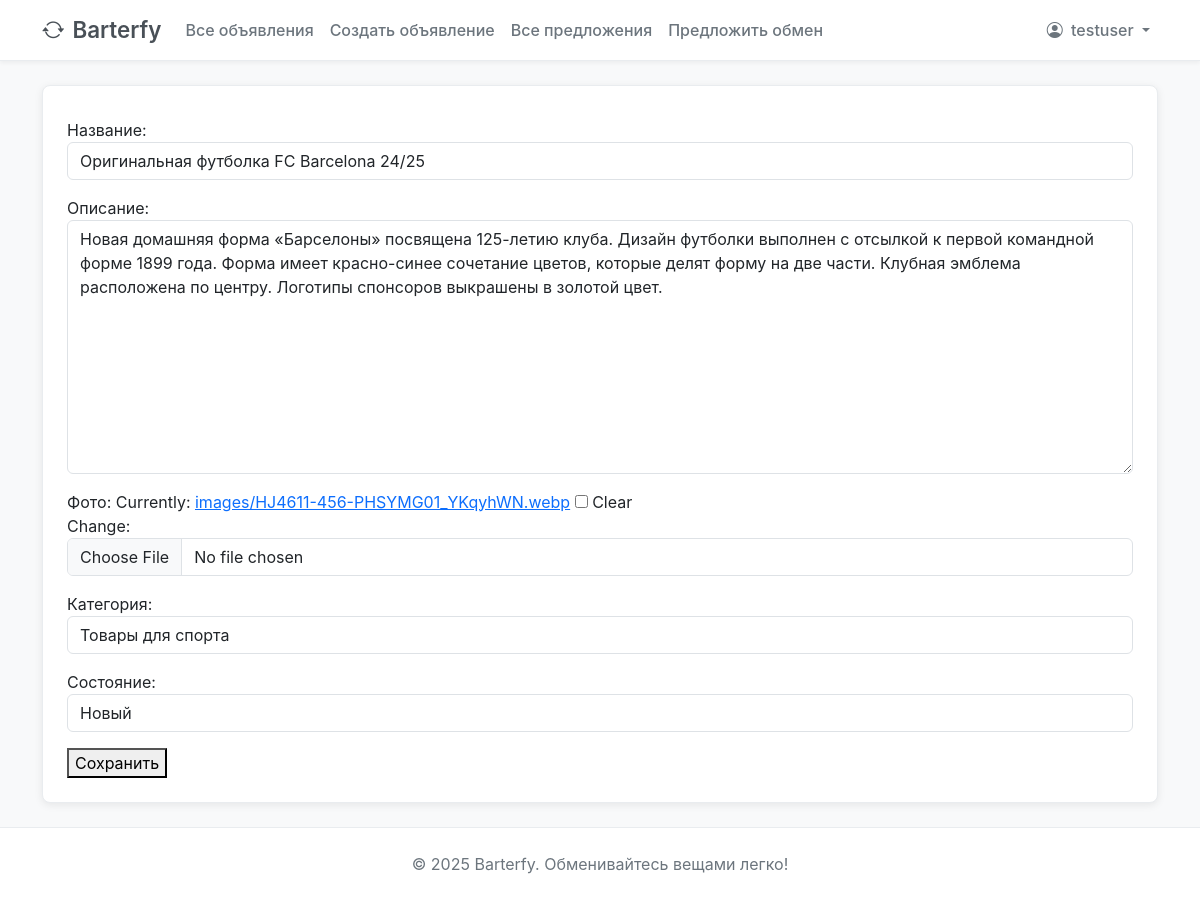
The app's page /ads/10/edit/ (signed in) with its own data.
### ads/models.py (models this page shows, shortened)
class Ad(models.Model):
    CATEGORY_CHOICES = [
        ('toys', 'Игрушки'),
        ('electronics', 'Электроника'),
        ('sports', 'Товары для спорта'),
        ('home', 'Товары для дома'),
        ('books', 'Книги и журналы'),
        ('clothes', 'Одежда'),
        ('other', 'Другое')
    ]
    CONDITION_CHOICES = [
        ('new', 'Новый'),
        ('used', 'Б/у')
    ]
    id = models.AutoField(primary_key=True)
    user = models.ForeignKey(User, on_delete=models.CASCADE,
                             default=None,
                             verbose_name='Пользователь')
    title = models.CharField(max_length=100,
                             verbose_name='Название')
    description = models.TextField(max_length=1000,
                                   verbose_name='Описание')
    image_url = models.ImageField(upload_to="images/",
                                blank=True,
                                null=True,
                                verbose_name='Фото')
    category = models.CharField(max_length=20,
                                choices=CATEGORY_CHOICES,
                                verbose_name='Категория')
    condition = models.CharField(max_length=10,
                                 choices=CONDITION_CHOICES,
                                 verbose_name='Состояние')
    created_at = models.DateTimeField(auto_now_add=True)

### ads/views.py (the view)
# urls.py: path('<int:pk>/edit/', views.edit_ad, name='edit_ad'),
@login_required()
def edit_ad(request, pk):
    ad = get_object_or_404(Ad, pk=pk)
    if ad.user != request.user:
        messages.error(request, 'Вы можете редактировать только свои объявления')
        return redirect('ads_list')
    if request.method == 'POST':
        form = AdForm(request.POST, request.FILES, instance=ad)
        if form.is_valid():
            form.save()
            messages.success(request, 'Объявление успешно обновлено!')
            return redirect('ads_list')
    else:
        form = AdForm(instance=ad)
    return render(request, 'ads/edit_ad.html', {'form': form, 'ad': ad})

### ads/forms.py
class AdForm(ModelForm):
    class Meta:
        model = Ad
        fields = ['title', 'description', 'image_url', 'category', 'condition']
    def __init__(self, *args, **kwargs):
        super().__init__(*args, **kwargs)
        for field in self.fields.values():
            field.widget.attrs.update({'class': 'form-control'})

### templates/ads/edit_ad.html (shortened to what this page needs)
<!DOCTYPE html>
<html lang="en">
<head>
</head>
<body>
    {% extends 'ads/index.html' %}
    {% block content %}
    <form method="post" enctype="multipart/form-data">
        {{ form.as_p }}
        <button type="submit">Сохранить</button>
    </form>
    {% endblock %}

### templates/ads/index.html (shortened to what this page needs)
<!DOCTYPE html>
<html lang="ru">
<head>
    <link href="https://cdn.jsdelivr.net/npm/bootstrap@5.3.0/dist/css/bootstrap.min.css" rel="stylesheet">
    <link href="https://cdn.jsdelivr.net/npm/bootstrap-icons@1.11.0/font/bootstrap-icons.css" rel="stylesheet">
</head>
<body>
    <nav class="navbar navbar-expand-lg navbar-light">
        <div class="container">
            <a class="navbar-brand d-flex align-items-center" href="{% url 'ads_list' %}">
                <i class="bi bi-arrow-repeat me-2"></i>
                Barterfy
            </a>
            <div class="collapse navbar-collapse" id="navbarNav">
                <ul class="navbar-nav me-auto">
                    <li class="nav-item">
                        <a class="nav-link" href="{% url 'ads_list' %}">Все объявления</a>
                    </li>
                    {% if user.is_authenticated %}
                    <li class="nav-item">
                        <a class="nav-link" href="{% url 'create_ad' %}">Создать объявление</a>
                    </li>
                    <li class="nav-item">
                        <a class="nav-link" href="{% url 'proposals_list' %}">Все предложения</a>
                    </li>
                    <li class="nav-item">
                        <a class="nav-link" href="{% url 'create_proposal' %}">Предложить обмен</a>
                    </li>
                    {% endif %}
                </ul>
                <ul class="navbar-nav">
                    {% if user.is_authenticated %}
                    <li class="nav-item dropdown">
                        <a class="nav-link dropdown-toggle" href="#" role="button" data-bs-toggle="dropdown">
                            <i class="bi bi-person-circle me-1"></i>
                            {{ user.username }}
                        </a>
                    </li>
                    {% endif %}
                </ul>
            </div>
        </div>
    </nav>
    <div class="container py-4 flex-fill">
        <div class="main-wrapper">
            <div class="p-4">
                {% block content %}
                {% endblock %}
            </div>
        </div>
    </div>
    <footer class="footer py-4 mt-auto">
        <div class="container">
            <div class="text-center">
                <p class="mb-0 text-muted">
                    &copy; 2025  Barterfy. Обменивайтесь вещами легко!
                </p>
            </div>
        </div>
    </footer>
</body>
</html>

### templates/ads/index.html (style rules this page uses)
html, body { height: 100%; }
body { font-family: -apple-system, BlinkMacSystemFont, 'Segoe UI', Roboto, sans-serif; background-color: #f8f9fa; color: #212529; display: flex; flex-direction: column; }
.navbar { background-color: #fff; border-bottom: 1px solid #e9ecef; box-shadow: 0 2px 4px rgba(0,0,0,0.05); }
.navbar-brand { font-weight: 600; color: #495057 !important; font-size: 1.4rem; }
.nav-link { color: #6c757d !important; font-weight: 500; transition: color 0.2s ease; }
.main-wrapper { background: white; border-radius: 8px; box-shadow: 0 2px 8px rgba(0,0,0,0.08); border: 1px solid #e9ecef; }
.footer { background-color: #fff; border-top: 1px solid #e9ecef; color: #6c757d; }
.text-muted { color: #6c757d !important; }

### records on screen
Ad: title "Оригинальная футболка FC Barcelona 24/25", description "Новая домашняя форма «Барселоны» посвящена 125-летию клуба. Дизайн футболки выполнен с отсылкой к первой командной форме 1899 года. Форма имеет красно-синее сочетание цветов, которые делят форму на две части. Клубная эмблема расположена по центру. Логотипы спонсоров выкрашены в золотой цвет.", category "Товары для спорта", condition "Новый"

### other values on screen
{{ user.username }} "testuser"
